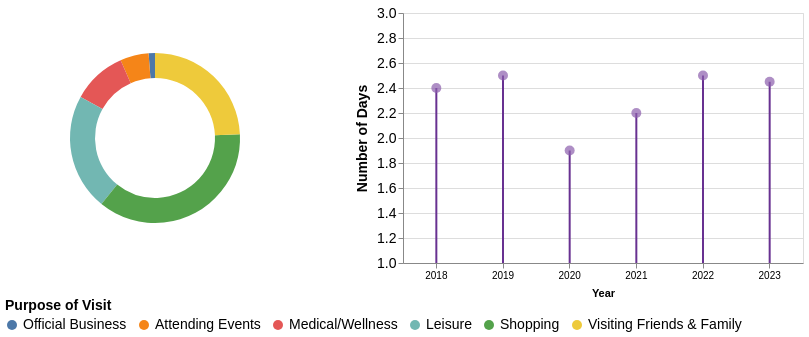

Describe this chart as a Vega-Lite specification.
### Vega-Lite specification from a JSON file in a GitHub repository (floating-point values rounded to 4 significant figures)
{"$schema": "https://vega.github.io/schema/vega-lite/v5.json", "hconcat": [{"width": 300, "height": 250, "data": {"values": [{"Category": "Official Business", "Value": 1.2}, {"Category": "Attending Events", "Value": 5.4}, {"Category": "Medical/Wellness", "Value": 10.3}, {"Category": "Leisure", "Value": 22.1}, {"Category": "Shopping", "Value": 36.4}, {"Category": "Visiting Friends & Family", "Value": 24.2}]}, "encoding": {"color": {"field": "Category", "type": "nominal", "scale": {"domain": ["Official Business", "Attending Events", "Medical/Wellness", "Leisure", "Shopping", "Visiting Friends & Family"]}, "legend": {"title": "Purpose of Visit", "titleFontSize": 14, "labelFontSize": 14, "orient": "bottom", "offset": 0}}, "theta": {"field": "Value", "type": "quantitative"}, "tooltip": [{"field": "Category", "title": "Purpose of Visit"}, {"field": "Value", "title": "Percentage", "format": ".1f"}]}, "mark": {"type": "arc", "innerRadius": 60, "outerRadius": 85}}, {"description": "Lollipop chart showing days data for each year", "data": {"values": [{"year": 2018, "days": 2.4}, {"year": 2019, "days": 2.5}, {"year": 2020, "days": 1.9}, {"year": 2021, "days": 2.2}, {"year": 2022, "days": 2.5}, {"year": 2023, "days": 2.45}]}, "encoding": {"x": {"field": "year", "type": "ordinal", "axis": {"title": "Year", "labelAngle": 0, "titlePadding": 7}}, "y": {"field": "days", "type": "quantitative", "axis": {"title": "Number of Days", "titlePadding": 7, "titleFontSize": 14, "labelFontSize": 14}}, "tooltip": [{"field": "year", "type": "ordinal", "title": "Year"}, {"field": "days", "type": "quantitative", "title": "Number of Days"}]}, "layer": [{"mark": {"type": "rule", "strokeWidth": 2, "color": "#683191"}, "encoding": {"y": {"field": "days", "type": "quantitative", "scale": {"domain": [1, 3], "nice": false, "tickCount": 5}}}}, {"mark": {"type": "circle", "filled": true, "size": 100, "color": "#8b5ead"}, "encoding": {"y": {"field": "days", "type": "quantitative"}}}], "width": 400, "height": 250}], "spacing": 50}
